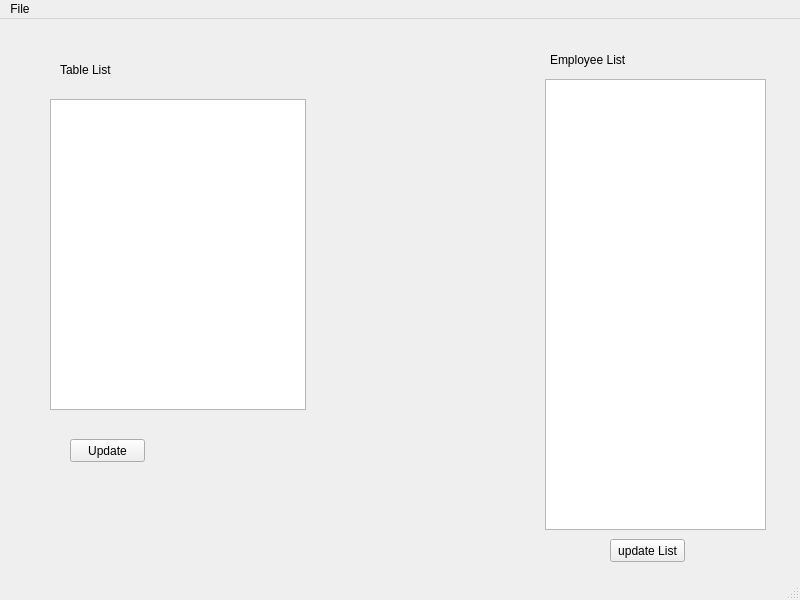
<?xml version="1.0" encoding="UTF-8"?>
<ui version="4.0">
 <class>MainWindow</class>
 <widget class="QMainWindow" name="MainWindow">
  <property name="geometry">
   <rect>
    <x>0</x>
    <y>0</y>
    <width>800</width>
    <height>600</height>
   </rect>
  </property>
  <property name="windowTitle">
   <string>MainWindow</string>
  </property>
  <widget class="QWidget" name="centralwidget">
   <widget class="QPushButton" name="pushButton">
    <property name="geometry">
     <rect>
      <x>70</x>
      <y>420</y>
      <width>75</width>
      <height>23</height>
     </rect>
    </property>
    <property name="text">
     <string>Update</string>
    </property>
   </widget>
   <widget class="QListWidget" name="listWidget">
    <property name="geometry">
     <rect>
      <x>545</x>
      <y>60</y>
      <width>221</width>
      <height>451</height>
     </rect>
    </property>
   </widget>
   <widget class="QLabel" name="label_2">
    <property name="geometry">
     <rect>
      <x>550</x>
      <y>30</y>
      <width>131</width>
      <height>21</height>
     </rect>
    </property>
    <property name="text">
     <string>Employee List</string>
    </property>
   </widget>
   <widget class="QListWidget" name="listWidget_2">
    <property name="geometry">
     <rect>
      <x>50</x>
      <y>80</y>
      <width>256</width>
      <height>311</height>
     </rect>
    </property>
   </widget>
   <widget class="QLabel" name="label_3">
    <property name="geometry">
     <rect>
      <x>60</x>
      <y>40</y>
      <width>81</width>
      <height>21</height>
     </rect>
    </property>
    <property name="text">
     <string>Table List</string>
    </property>
   </widget>
   <widget class="QPushButton" name="pushButton_2">
    <property name="geometry">
     <rect>
      <x>610</x>
      <y>520</y>
      <width>75</width>
      <height>23</height>
     </rect>
    </property>
    <property name="text">
     <string>update List</string>
    </property>
   </widget>
  </widget>
  <widget class="QStatusBar" name="statusbar"/>
  <widget class="QMenuBar" name="menuBar">
   <property name="geometry">
    <rect>
     <x>0</x>
     <y>0</y>
     <width>800</width>
     <height>21</height>
    </rect>
   </property>
   <widget class="QMenu" name="menuFile">
    <property name="title">
     <string>File</string>
    </property>
    <addaction name="actionUpdate"/>
   </widget>
   <addaction name="menuFile"/>
  </widget>
  <action name="actionAdd_Table">
   <property name="text">
    <string>Add Table</string>
   </property>
  </action>
  <action name="actionUpdate">
   <property name="text">
    <string>Update</string>
   </property>
  </action>
 </widget>
 <resources/>
 <connections/>
</ui>
